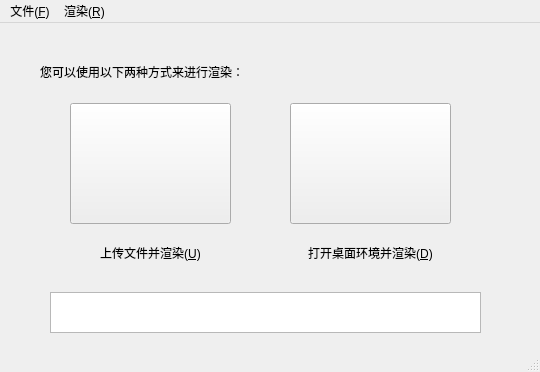
<?xml version="1.0" encoding="UTF-8"?>
<ui version="4.0">
 <class>UserFunction</class>
 <widget class="QMainWindow" name="UserFunction">
  <property name="geometry">
   <rect>
    <x>0</x>
    <y>0</y>
    <width>540</width>
    <height>372</height>
   </rect>
  </property>
  <property name="windowTitle">
   <string>render</string>
  </property>
  <property name="styleSheet">
   <string notr="true"/>
  </property>
  <widget class="QWidget" name="centralwidget">
   <widget class="QTextEdit" name="outputDialog">
    <property name="geometry">
     <rect>
      <x>50</x>
      <y>269</y>
      <width>431</width>
      <height>41</height>
     </rect>
    </property>
   </widget>
   <widget class="QLabel" name="label">
    <property name="geometry">
     <rect>
      <x>40</x>
      <y>40</y>
      <width>471</width>
      <height>17</height>
     </rect>
    </property>
    <property name="styleSheet">
     <string notr="true">font: 12pt &quot;Sans Serif&quot;;</string>
    </property>
    <property name="text">
     <string>您可以使用以下两种方式来进行渲染：</string>
    </property>
   </widget>
   <widget class="QPushButton" name="pushButton">
    <property name="geometry">
     <rect>
      <x>70</x>
      <y>80</y>
      <width>161</width>
      <height>121</height>
     </rect>
    </property>
    <property name="styleSheet">
     <string notr="true">image: url(:/res/render.png);</string>
    </property>
    <property name="text">
     <string/>
    </property>
    <property name="icon">
     <iconset>
      <normaloff>:/res/render.png</normaloff>:/res/render.png</iconset>
    </property>
    <property name="iconSize">
     <size>
      <width>96</width>
      <height>96</height>
     </size>
    </property>
   </widget>
   <widget class="QPushButton" name="pushButton_2">
    <property name="geometry">
     <rect>
      <x>290</x>
      <y>80</y>
      <width>161</width>
      <height>121</height>
     </rect>
    </property>
    <property name="styleSheet">
     <string notr="true">image: url(:/res/render.png);</string>
    </property>
    <property name="text">
     <string/>
    </property>
    <property name="icon">
     <iconset>
      <normaloff>:/res/uploadAndRender.png</normaloff>:/res/uploadAndRender.png</iconset>
    </property>
    <property name="iconSize">
     <size>
      <width>96</width>
      <height>96</height>
     </size>
    </property>
   </widget>
   <widget class="QLabel" name="label_2">
    <property name="geometry">
     <rect>
      <x>50</x>
      <y>220</y>
      <width>201</width>
      <height>20</height>
     </rect>
    </property>
    <property name="styleSheet">
     <string notr="true">font: 12pt &quot;Sans Serif&quot;;</string>
    </property>
    <property name="text">
     <string>上传文件并渲染(&amp;U)</string>
    </property>
    <property name="alignment">
     <set>Qt::AlignCenter</set>
    </property>
    <property name="buddy">
     <cstring>pushButton</cstring>
    </property>
   </widget>
   <widget class="QLabel" name="label_3">
    <property name="geometry">
     <rect>
      <x>260</x>
      <y>220</y>
      <width>221</width>
      <height>20</height>
     </rect>
    </property>
    <property name="styleSheet">
     <string notr="true">font: 12pt &quot;Sans Serif&quot;;</string>
    </property>
    <property name="text">
     <string>打开桌面环境并渲染(&amp;D)</string>
    </property>
    <property name="alignment">
     <set>Qt::AlignCenter</set>
    </property>
    <property name="buddy">
     <cstring>pushButton_2</cstring>
    </property>
   </widget>
  </widget>
  <widget class="QStatusBar" name="statusbar"/>
  <widget class="QMenuBar" name="menubar">
   <property name="geometry">
    <rect>
     <x>0</x>
     <y>0</y>
     <width>540</width>
     <height>28</height>
    </rect>
   </property>
   <property name="styleSheet">
    <string notr="true">font: 12pt &quot;Sans Serif&quot;;</string>
   </property>
   <property name="nativeMenuBar">
    <bool>true</bool>
   </property>
   <widget class="QMenu" name="menu_F">
    <property name="styleSheet">
     <string notr="true">font: 12pt &quot;Sans Serif&quot;;</string>
    </property>
    <property name="title">
     <string>文件(&amp;F)</string>
    </property>
    <addaction name="action_2"/>
    <addaction name="action_6"/>
    <addaction name="separator"/>
    <addaction name="action_8"/>
    <addaction name="action_3"/>
   </widget>
   <widget class="QMenu" name="menu_R">
    <property name="title">
     <string>渲染(&amp;R)</string>
    </property>
    <addaction name="action_5"/>
    <addaction name="action_7"/>
   </widget>
   <addaction name="menu_F"/>
   <addaction name="menu_R"/>
  </widget>
  <action name="action_2">
   <property name="text">
    <string>上传文件(&amp;U)</string>
   </property>
   <property name="shortcut">
    <string>Ctrl+U</string>
   </property>
  </action>
  <action name="action_3">
   <property name="text">
    <string>退出(&amp;X)</string>
   </property>
   <property name="shortcut">
    <string>Ctrl+X</string>
   </property>
  </action>
  <action name="action_4">
   <property name="text">
    <string>新建渲染</string>
   </property>
  </action>
  <action name="action_5">
   <property name="text">
    <string>桌面渲染(&amp;D)</string>
   </property>
  </action>
  <action name="action_6">
   <property name="text">
    <string>下载文件(&amp;D)</string>
   </property>
   <property name="shortcut">
    <string>Ctrl+D</string>
   </property>
  </action>
  <action name="action_7">
   <property name="text">
    <string>重置渲染(&amp;F)</string>
   </property>
  </action>
  <action name="action_8">
   <property name="text">
    <string>注销(&amp;L)</string>
   </property>
   <property name="shortcut">
    <string>Ctrl+L</string>
   </property>
  </action>
 </widget>
 <resources/>
 <connections/>
</ui>
